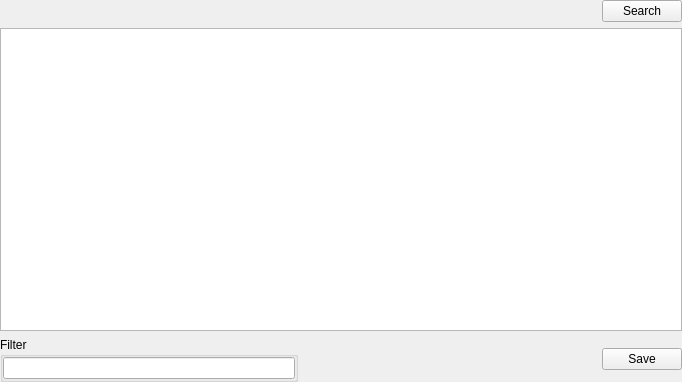
<?xml version="1.0" encoding="UTF-8"?>
<ui version="4.0">
 <class>SearchStringsWidget</class>
 <widget class="QWidget" name="SearchStringsWidget">
  <property name="geometry">
   <rect>
    <x>0</x>
    <y>0</y>
    <width>682</width>
    <height>382</height>
   </rect>
  </property>
  <property name="windowTitle">
   <string>Form</string>
  </property>
  <layout class="QVBoxLayout" name="verticalLayout_2">
   <property name="leftMargin">
    <number>0</number>
   </property>
   <property name="topMargin">
    <number>0</number>
   </property>
   <property name="rightMargin">
    <number>0</number>
   </property>
   <property name="bottomMargin">
    <number>0</number>
   </property>
   <item>
    <layout class="QHBoxLayout" name="horizontalLayout_2">
     <item>
      <widget class="QLabel" name="labelInfo">
       <property name="sizePolicy">
        <sizepolicy hsizetype="Expanding" vsizetype="Preferred">
         <horstretch>0</horstretch>
         <verstretch>0</verstretch>
        </sizepolicy>
       </property>
       <property name="text">
        <string/>
       </property>
      </widget>
     </item>
     <item>
      <widget class="QPushButton" name="pushButtonSearch">
       <property name="text">
        <string>Search</string>
       </property>
      </widget>
     </item>
    </layout>
   </item>
   <item>
    <widget class="QTableView" name="tableViewResult">
     <property name="contextMenuPolicy">
      <enum>Qt::CustomContextMenu</enum>
     </property>
     <property name="editTriggers">
      <set>QAbstractItemView::NoEditTriggers</set>
     </property>
     <property name="selectionMode">
      <enum>QAbstractItemView::SingleSelection</enum>
     </property>
     <property name="selectionBehavior">
      <enum>QAbstractItemView::SelectRows</enum>
     </property>
     <property name="sortingEnabled">
      <bool>true</bool>
     </property>
     <attribute name="horizontalHeaderStretchLastSection">
      <bool>true</bool>
     </attribute>
     <attribute name="verticalHeaderDefaultSectionSize">
      <number>21</number>
     </attribute>
     <attribute name="verticalHeaderMinimumSectionSize">
      <number>20</number>
     </attribute>
     <attribute name="verticalHeaderStretchLastSection">
      <bool>false</bool>
     </attribute>
    </widget>
   </item>
   <item>
    <layout class="QHBoxLayout" name="horizontalLayout">
     <item>
      <widget class="QGroupBox" name="groupBoxFilter">
       <property name="title">
        <string>Filter</string>
       </property>
       <layout class="QVBoxLayout" name="verticalLayout">
        <property name="leftMargin">
         <number>0</number>
        </property>
        <property name="topMargin">
         <number>0</number>
        </property>
        <property name="rightMargin">
         <number>0</number>
        </property>
        <property name="bottomMargin">
         <number>0</number>
        </property>
        <item>
         <widget class="QLineEdit" name="lineEditFilter"/>
        </item>
       </layout>
      </widget>
     </item>
     <item>
      <spacer name="horizontalSpacer">
       <property name="orientation">
        <enum>Qt::Horizontal</enum>
       </property>
       <property name="sizeHint" stdset="0">
        <size>
         <width>40</width>
         <height>20</height>
        </size>
       </property>
      </spacer>
     </item>
     <item>
      <widget class="QPushButton" name="pushButtonSave">
       <property name="text">
        <string>Save</string>
       </property>
      </widget>
     </item>
    </layout>
   </item>
  </layout>
 </widget>
 <resources/>
 <connections/>
</ui>
